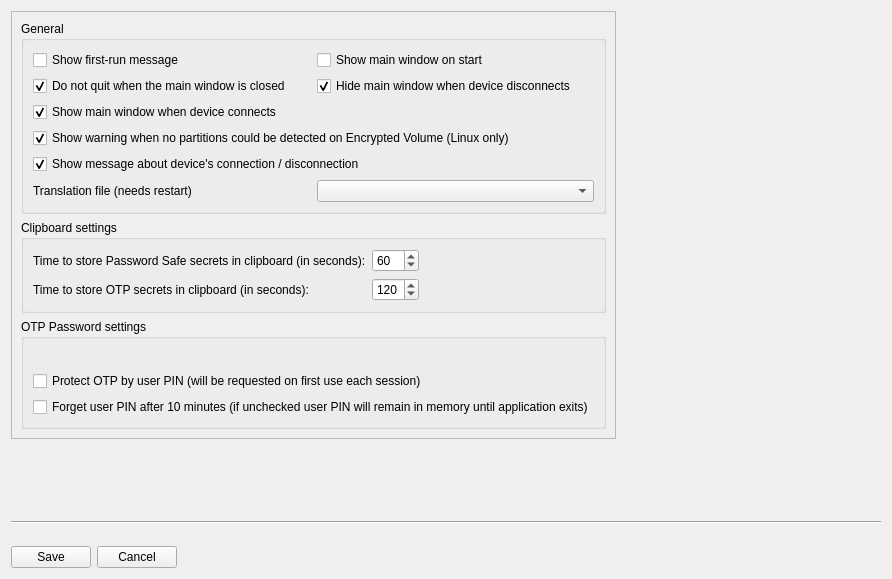
          <widget class="QWidget" name="tab_8">
           <attribute name="title">
            <string>General</string>
           </attribute>
           <layout class="QFormLayout" name="formLayout">
            <item row="0" column="0">
             <widget class="QFrame" name="frame_9">
              <property name="frameShape">
               <enum>QFrame::StyledPanel</enum>
              </property>
              <property name="frameShadow">
               <enum>QFrame::Raised</enum>
              </property>
              <layout class="QVBoxLayout" name="verticalLayout_15">
               <item>
                <widget class="QGroupBox" name="gr_general">
                 <property name="title">
                  <string>General</string>
                 </property>
                 <layout class="QVBoxLayout" name="verticalLayout_4">
                  <item>
                   <layout class="QHBoxLayout" name="horizontalLayout_20">
                    <item>
                     <widget class="QCheckBox" name="cb_first_run_message_2">
                      <property name="text">
                       <string>Show first-run message</string>
                      </property>
                     </widget>
                    </item>
                    <item>
                     <widget class="QCheckBox" name="cb_show_window_on_start_2">
                      <property name="text">
                       <string>Show main window on start</string>
                      </property>
                     </widget>
                    </item>
                   </layout>
                  </item>
                  <item>
                   <layout class="QHBoxLayout" name="horizontalLayout_18">
                    <item>
                     <widget class="QCheckBox" name="cb_hide_main_window_on_close_2">
                      <property name="text">
                       <string>Do not quit when the main window is closed</string>
                      </property>
                      <property name="checked">
                       <bool>true</bool>
                      </property>
                     </widget>
                    </item>
                    <item>
                     <widget class="QCheckBox" name="cb_hide_main_window_on_connection_2">
                      <property name="text">
                       <string>Hide main window when device disconnects</string>
                      </property>
                      <property name="checked">
                       <bool>true</bool>
                      </property>
                     </widget>
                    </item>
                   </layout>
                  </item>
                  <item>
                   <widget class="QCheckBox" name="cb_show_main_window_on_connection_2">
                    <property name="text">
                     <string>Show main window when device connects</string>
                    </property>
                    <property name="checked">
                     <bool>true</bool>
                    </property>
                   </widget>
                  </item>
                  <item>
                   <widget class="QCheckBox" name="cb_check_symlink_2">
                    <property name="text">
                     <string>Show warning when no partitions could be detected on Encrypted Volume (Linux only)</string>
                    </property>
                    <property name="checked">
                     <bool>true</bool>
                    </property>
                   </widget>
                  </item>
                  <item>
                   <widget class="QCheckBox" name="cb_device_connection_message_2">
                    <property name="text">
                     <string>Show message about device's connection / disconnection</string>
                    </property>
                    <property name="checked">
                     <bool>true</bool>
                    </property>
                   </widget>
                  </item>
                  <item>
                   <layout class="QHBoxLayout" name="horizontalLayout_13">
                    <item>
                     <widget class="QLabel" name="label_29">
                      <property name="text">
                       <string>&lt;html&gt;&lt;head/&gt;&lt;body&gt;&lt;p&gt;Translation file (needs restart)&lt;/p&gt;&lt;/body&gt;&lt;/html&gt;</string>
                      </property>
                     </widget>
                    </item>
                    <item>
                     <widget class="QComboBox" name="combo_languages_2">
                      <property name="accessibleName">
                       <string>Translation file (needs restart)</string>
                      </property>
                     </widget>
                    </item>
                   </layout>
                  </item>
                 </layout>
                </widget>
               </item>
               <item>
                <widget class="QGroupBox" name="groupBox_2">
                 <property name="title">
                  <string>Clipboard settings</string>
                 </property>
                 <layout class="QGridLayout" name="gridLayout_4">
                  <item row="3" column="1">
                   <widget class="QSpinBox" name="spin_OTP_time">
                    <property name="accessibleName">
                     <string>Time to store OTP secrets in clipboard (in seconds):</string>
                    </property>
                    <property name="minimum">
                     <number>10</number>
                    </property>
                    <property name="maximum">
                     <number>600</number>
                    </property>
                    <property name="value">
                     <number>120</number>
                    </property>
                   </widget>
                  </item>
                  <item row="1" column="0">
                   <widget class="QLabel" name="label_30">
                    <property name="text">
                     <string>Time to store Password Safe secrets in clipboard (in seconds):</string>
                    </property>
                   </widget>
                  </item>
                  <item row="1" column="1">
                   <widget class="QSpinBox" name="spin_PWS_time">
                    <property name="accessibleName">
                     <string>TIme to store Password Safe secrets in clipboard (in seconds):</string>
                    </property>
                    <property name="minimum">
                     <number>10</number>
                    </property>
                    <property name="maximum">
                     <number>600</number>
                    </property>
                    <property name="value">
                     <number>60</number>
                    </property>
                   </widget>
                  </item>
                  <item row="3" column="0">
                   <widget class="QLabel" name="label_31">
                    <property name="text">
                     <string>Time to store OTP secrets in clipboard (in seconds):</string>
                    </property>
                   </widget>
                  </item>
                  <item row="1" column="2">
                   <spacer name="horizontalSpacer_7">
                    <property name="orientation">
                     <enum>Qt::Horizontal</enum>
                    </property>
                    <property name="sizeHint" stdset="0">
                     <size>
                      <width>40</width>
                      <height>20</height>
                     </size>
                    </property>
                   </spacer>
                  </item>
                 </layout>
                </widget>
               </item>
               <item>
                <widget class="QGroupBox" name="groupBox_4">
                 <property name="autoFillBackground">
                  <bool>false</bool>
                 </property>
                 <property name="title">
                  <string>OTP Password settings</string>
                 </property>
                 <layout class="QVBoxLayout" name="verticalLayout_12">
                  <item>
                   <widget class="QLabel" name="label_11">
                    <property name="font">
                     <font>
                      <pointsize>11</pointsize>
                      <weight>75</weight>
                      <bold>true</bold>
                     </font>
                    </property>
                    <property name="text">
                     <string/>
                    </property>
                   </widget>
                  </item>
                  <item>
                   <layout class="QVBoxLayout" name="verticalLayout_2">
                    <item>
                     <widget class="QCheckBox" name="enableUserPasswordCheckBox">
                      <property name="text">
                       <string>Protect OTP by user PIN (will be requested on first use each session)</string>
                      </property>
                     </widget>
                    </item>
                    <item>
                     <widget class="QCheckBox" name="deleteUserPasswordCheckBox">
                      <property name="text">
                       <string>Forget user PIN after 10 minutes (if unchecked user PIN will remain in memory until application exits)</string>
                      </property>
                     </widget>
                    </item>
                   </layout>
                  </item>
                 </layout>
                </widget>
               </item>
              </layout>
             </widget>
            </item>
            <item row="3" column="0">
             <spacer name="verticalSpacer_2">
              <property name="orientation">
               <enum>Qt::Vertical</enum>
              </property>
              <property name="sizeHint" stdset="0">
               <size>
                <width>20</width>
                <height>70</height>
               </size>
              </property>
             </spacer>
            </item>
            <item row="6" column="0">
             <layout class="QHBoxLayout" name="horizontalLayout_11">
              <item>
               <widget class="QPushButton" name="btn_writeSettings">
                <property name="text">
                 <string>Save</string>
                </property>
               </widget>
              </item>
              <item>
               <widget class="QPushButton" name="btn_cancelSettings">
                <property name="text">
                 <string>Cancel</string>
                </property>
               </widget>
              </item>
             </layout>
            </item>
            <item row="4" column="0">
             <widget class="Line" name="line_4">
              <property name="minimumSize">
               <size>
                <width>870</width>
                <height>0</height>
               </size>
              </property>
              <property name="orientation">
               <enum>Qt::Horizontal</enum>
              </property>
             </widget>
            </item>
            <item row="5" column="0">
             <spacer name="verticalSpacer_8">
              <property name="orientation">
               <enum>Qt::Vertical</enum>
              </property>
              <property name="sizeHint" stdset="0">
               <size>
                <width>20</width>
                <height>10</height>
               </size>
              </property>
             </spacer>
            </item>
           </layout>
          </widget>
